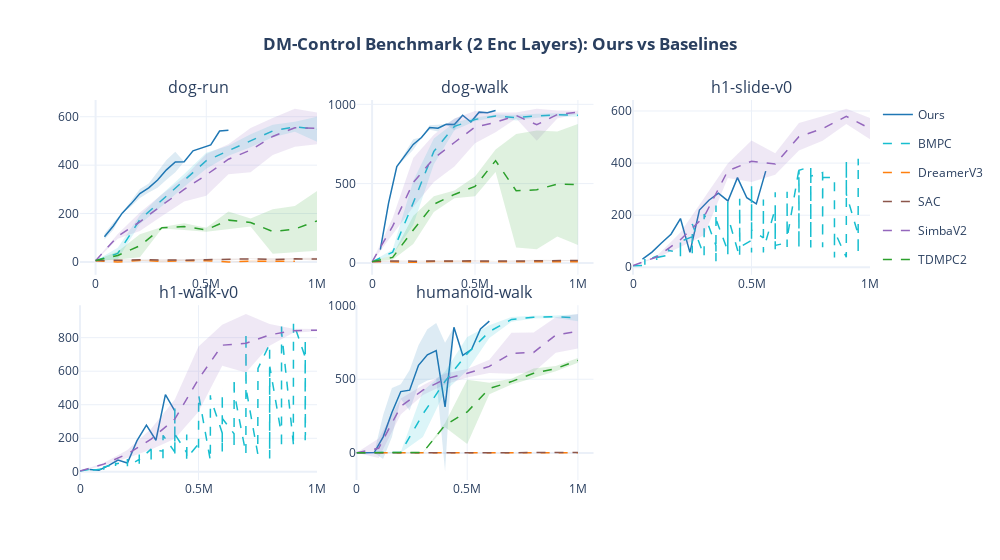

The notebook cell saved with this chart:
### Code cell
grid_fig = create_grid_figure(all_data, our_tasks, COLORS, cols=3)
grid_fig.show()

### Figure 1 — Plotly figure (JSON) as saved in the notebook; plotly's stock layout.template omitted (floating-point values rounded to 4 significant figures; data arrays with more than 128 entries replaced by an {"elided": "..."} marker saying what was removed)
{"data": [{"fill": "toself", "fillcolor": "rgba(31,119,180,0.15)", "hoverinfo": "skip", "legendgroup": "Ours", "line": {"color": "rgba(0,0,0,0)"}, "showlegend": false, "type": "scatter", "x": [40000, 80000, 120000, 160000, 200000, 240000, 280000, 320000, 360000, 400000, 440000, 480000, 520000, 560000, 600000, 600000, 560000, 520000, 480000, 440000, 400000, 360000, 320000, 280000, 240000, 200000, 160000, 120000, 80000, 40000], "xaxis": "x", "y": [116.6, 163.5, 203.5, 251.0, 301.6, 324.4, 370.7, 421.1, 455.6, 414.2, 459.4, 471.9, 483.9, 540.9, 544.5, 544.5, 540.9, 483.9, 471.9, 459.4, 414.2, 370.3, 340.2, 306.8, 287.4, 264.0, 229.1, 200.3, 133.4, 92.44], "yaxis": "y"}, {"hovertemplate": "Ours: %{y:.0f}<extra></extra>", "legendgroup": "Ours", "line": {"color": "#1f77b4", "width": 1.5}, "mode": "lines", "name": "Ours", "showlegend": true, "type": "scatter", "x": [40000, 80000, 120000, 160000, 200000, 240000, 280000, 320000, 360000, 400000, 440000, 480000, 520000, 560000, 600000], "xaxis": "x", "y": [104.5, 148.5, 201.9, 240.0, 282.8, 305.9, 338.8, 380.6, 413.0, 414.2, 459.4, 471.9, 483.9, 540.9, 544.5], "yaxis": "y"}, {"fill": "toself", "fillcolor": "rgba(23,190,207,0.15)", "hoverinfo": "skip", "legendgroup": "BMPC", "line": {"color": "rgba(0,0,0,0)"}, "showlegend": false, "type": "scatter", "x": [0, 100000, 200000, 300000, 400000, 500000, 600000, 700000, 800000, 900000, 1000000, 1000000, 900000, 800000, 700000, 600000, 500000, 400000, 300000, 200000, 100000, 0], "xaxis": "x", "y": [5.432, 58.85, 193.0, 281.2, 363.7, 451.0, 480.1, 527.9, 567.0, 578.9, 600.0, 496.3, 538.4, 515.6, 473.4, 439.0, 385.5, 311.2, 230.8, 156.7, 11.29, 4.445], "yaxis": "y"}, {"hovertemplate": "BMPC: %{y:.0f}<extra></extra>", "legendgroup": "BMPC", "line": {"color": "#17becf", "dash": "dash", "width": 1.5}, "mode": "lines", "name": "BMPC", "showlegend": true, "type": "scatter", "x": [0, 100000, 200000, 300000, 400000, 500000, 600000, 700000, 800000, 900000, 1000000], "xaxis": "x", "y": [4.939, 35.07, 174.9, 256.0, 337.4, 418.2, 459.6, 500.7, 541.3, 558.7, 548.1], "yaxis": "y"}, {"fill": "toself", "fillcolor": "rgba(255,127,14,0.15)", "hoverinfo": "skip", "legendgroup": "DreamerV3", "line": {"color": "rgba(0,0,0,0)"}, "showlegend": false, "type": "scatter", "x": [0, 100000, 200000, 300000, 400000, 500000, 600000, 700000, 900000, 900000, 700000, 600000, 500000, 400000, 300000, 200000, 100000, 0], "xaxis": "x", "y": [5.2, 0.0, 8.359, 5.07, 5.966, 5.2, 0.0, 8.088, 5.424, 0.3761, -1.388, 0.0, 5.2, 4.834, -0.8698, 4.541, 0.0, 5.2], "yaxis": "y"}, {"hovertemplate": "DreamerV3: %{y:.0f}<extra></extra>", "legendgroup": "DreamerV3", "line": {"color": "#ff7f0e", "dash": "dash", "width": 1.5}, "mode": "lines", "name": "DreamerV3", "showlegend": true, "type": "scatter", "x": [0, 100000, 200000, 300000, 400000, 500000, 600000, 700000, 900000], "xaxis": "x", "y": [5.2, 0.0, 6.45, 2.1, 5.4, 5.2, 0.0, 3.35, 2.9], "yaxis": "y"}, {"fill": "toself", "fillcolor": "rgba(140,86,75,0.15)", "hoverinfo": "skip", "legendgroup": "SAC", "line": {"color": "rgba(0,0,0,0)"}, "showlegend": false, "type": "scatter", "x": [0, 100000, 200000, 300000, 400000, 500000, 600000, 700000, 800000, 900000, 1000000, 1000000, 900000, 800000, 700000, 600000, 500000, 400000, 300000, 200000, 100000, 0], "xaxis": "x", "y": [6.554, 10.81, 10.72, 11.62, 10.07, 11.63, 13.64, 13.42, 13.77, 15.69, 17.17, 6.567, 10.11, 6.228, 11.98, 5.76, 6.833, 4.466, 5.376, 7.081, 5.855, 4.646], "yaxis": "y"}, {"hovertemplate": "SAC: %{y:.0f}<extra></extra>", "legendgroup": "SAC", "line": {"color": "#8c564b", "dash": "dash", "width": 1.5}, "mode": "lines", "name": "SAC", "showlegend": true, "type": "scatter", "x": [0, 100000, 200000, 300000, 400000, 500000, 600000, 700000, 800000, 900000, 1000000], "xaxis": "x", "y": [5.6, 8.333, 8.9, 8.5, 7.267, 9.233, 9.7, 12.7, 10.0, 12.9, 11.87], "yaxis": "y"}, {"fill": "toself", "fillcolor": "rgba(148,103,189,0.15)", "hoverinfo": "skip", "legendgroup": "SimbaV2", "line": {"color": "rgba(0,0,0,0)"}, "showlegend": false, "type": "scatter", "x": [0, 100000, 200000, 300000, 400000, 500000, 600000, 700000, 800000, 900000, 1000000, 1000000, 900000, 800000, 700000, 600000, 500000, 400000, 300000, 200000, 100000, 0], "xaxis": "x", "y": [6.996, 116.1, 204.4, 279.8, 349.2, 446.3, 486.3, 553.9, 594.8, 633.0, 617.6, 486.5, 475.9, 442.4, 371.0, 362.4, 273.3, 249.9, 189.7, 127.4, 96.27, 4.056], "yaxis": "y"}, {"hovertemplate": "SimbaV2: %{y:.0f}<extra></extra>", "legendgroup": "SimbaV2", "line": {"color": "#9467bd", "dash": "dash", "width": 1.5}, "mode": "lines", "name": "SimbaV2", "showlegend": true, "type": "scatter", "x": [0, 100000, 200000, 300000, 400000, 500000, 600000, 700000, 800000, 900000, 1000000], "xaxis": "x", "y": [5.526, 106.2, 165.9, 234.7, 299.6, 359.8, 424.3, 462.4, 518.6, 554.5, 552.1], "yaxis": "y"}, {"fill": "toself", "fillcolor": "rgba(44,160,44,0.15)", "hoverinfo": "skip", "legendgroup": "TDMPC2", "line": {"color": "rgba(0,0,0,0)"}, "showlegend": false, "type": "scatter", "x": [0, 100000, 200000, 300000, 400000, 500000, 600000, 700000, 800000, 900000, 1000000, 1000000, 900000, 800000, 700000, 600000, 500000, 400000, 300000, 200000, 100000, 0], "xaxis": "x", "y": [6.927, 43.33, 114.1, 144.1, 159.9, 141.0, 209.0, 179.8, 217.7, 231.0, 293.6, 46.14, 40.62, 33.68, 146.4, 136.7, 124.6, 132.6, 138.4, 19.69, 9.874, 4.673], "yaxis": "y"}, {"hovertemplate": "TDMPC2: %{y:.0f}<extra></extra>", "legendgroup": "TDMPC2", "line": {"color": "#2ca02c", "dash": "dash", "width": 1.5}, "mode": "lines", "name": "TDMPC2", "showlegend": true, "type": "scatter", "x": [0, 100000, 200000, 300000, 400000, 500000, 600000, 700000, 800000, 900000, 1000000], "xaxis": "x", "y": [5.8, 26.6, 66.9, 141.2, 146.2, 132.8, 172.9, 163.1, 125.7, 135.8, 169.9], "yaxis": "y"}, {"fill": "toself", "fillcolor": "rgba(31,119,180,0.15)", "hoverinfo": "skip", "legendgroup": "Ours", "line": {"color": "rgba(0,0,0,0)"}, "showlegend": false, "type": "scatter", "x": [40000, 80000, 120000, 160000, 200000, 240000, 280000, 320000, 360000, 400000, 440000, 480000, 520000, 560000, 600000, 600000, 560000, 520000, 480000, 440000, 400000, 360000, 320000, 280000, 240000, 200000, 160000, 120000, 80000, 40000], "xaxis": "x2", "y": [95.85, 389.6, 609.5, 693.5, 780.4, 792.8, 868.1, 871.6, 876.2, 909.6, 931.4, 888.7, 950.7, 946.8, 961.1, 961.1, 946.8, 950.7, 888.7, 931.4, 835.3, 872.6, 828.2, 839.8, 789.1, 714.1, 657.4, 605.2, 364.4, 70.65], "yaxis": "y2"}, {"hovertemplate": "Ours: %{y:.0f}<extra></extra>", "legendgroup": "Ours", "line": {"color": "#1f77b4", "width": 1.5}, "mode": "lines", "name": "Ours", "showlegend": false, "type": "scatter", "x": [40000, 80000, 120000, 160000, 200000, 240000, 280000, 320000, 360000, 400000, 440000, 480000, 520000, 560000, 600000], "xaxis": "x2", "y": [83.25, 377.0, 607.4, 675.4, 747.2, 791.0, 853.9, 849.9, 874.4, 872.4, 931.4, 888.7, 950.7, 946.8, 961.1], "yaxis": "y2"}, {"fill": "toself", "fillcolor": "rgba(23,190,207,0.15)", "hoverinfo": "skip", "legendgroup": "BMPC", "line": {"color": "rgba(0,0,0,0)"}, "showlegend": false, "type": "scatter", "x": [0, 100000, 200000, 300000, 400000, 500000, 600000, 700000, 800000, 900000, 1000000, 1000000, 900000, 800000, 700000, 600000, 500000, 400000, 300000, 200000, 100000, 0], "xaxis": "x2", "y": [9.121, 83.91, 518.6, 784.0, 885.6, 916.4, 935.3, 934.4, 940.0, 944.0, 941.6, 921.7, 923.4, 914.9, 898.6, 918.3, 893.0, 836.1, 622.7, 239.2, 51.97, 6.19], "yaxis": "y2"}, {"hovertemplate": "BMPC: %{y:.0f}<extra></extra>", "legendgroup": "BMPC", "line": {"color": "#17becf", "dash": "dash", "width": 1.5}, "mode": "lines", "name": "BMPC", "showlegend": false, "type": "scatter", "x": [0, 100000, 200000, 300000, 400000, 500000, 600000, 700000, 800000, 900000, 1000000], "xaxis": "x2", "y": [7.656, 67.94, 378.9, 703.3, 860.9, 904.7, 926.8, 916.5, 927.5, 933.7, 931.6], "yaxis": "y2"}, {"fill": "toself", "fillcolor": "rgba(255,127,14,0.15)", "hoverinfo": "skip", "legendgroup": "DreamerV3", "line": {"color": "rgba(0,0,0,0)"}, "showlegend": false, "type": "scatter", "x": [0, 200000, 300000, 500000, 800000, 900000, 1000000, 1000000, 900000, 800000, 500000, 300000, 200000, 0], "xaxis": "x2", "y": [9.0, 3.8, 12.31, 7.417, 7.328, 7.366, 7.1, 7.1, 6.234, 5.772, 5.583, 5.385, 3.8, 9.0], "yaxis": "y2"}, {"hovertemplate": "DreamerV3: %{y:.0f}<extra></extra>", "legendgroup": "DreamerV3", "line": {"color": "#ff7f0e", "dash": "dash", "width": 1.5}, "mode": "lines", "name": "DreamerV3", "showlegend": false, "type": "scatter", "x": [0, 200000, 300000, 500000, 800000, 900000, 1000000], "xaxis": "x2", "y": [9.0, 3.8, 8.85, 6.5, 6.55, 6.8, 7.1], "yaxis": "y2"}, {"fill": "toself", "fillcolor": "rgba(140,86,75,0.15)", "hoverinfo": "skip", "legendgroup": "SAC", "line": {"color": "rgba(0,0,0,0)"}, "showlegend": false, "type": "scatter", "x": [0, 100000, 200000, 300000, 400000, 500000, 600000, 700000, 800000, 900000, 1000000, 1000000, 900000, 800000, 700000, 600000, 500000, 400000, 300000, 200000, 100000, 0], "xaxis": "x2", "y": [9.848, 15.89, 13.97, 14.75, 16.14, 17.13, 11.57, 17.67, 20.35, 17.68, 18.5, 12.1, 10.72, 11.51, 7.792, 11.16, 8.941, 9.196, 10.98, 8.168, 9.309, 6.219], "yaxis": "y2"}, {"hovertemplate": "SAC: %{y:.0f}<extra></extra>", "legendgroup": "SAC", "line": {"color": "#8c564b", "dash": "dash", "width": 1.5}, "mode": "lines", "name": "SAC", "showlegend": false, "type": "scatter", "x": [0, 100000, 200000, 300000, 400000, 500000, 600000, 700000, 800000, 900000, 1000000], "xaxis": "x2", "y": [8.033, 12.6, 11.07, 12.87, 12.67, 13.03, 11.37, 12.73, 15.93, 14.2, 15.3], "yaxis": "y2"}, {"fill": "toself", "fillcolor": "rgba(148,103,189,0.15)", "hoverinfo": "skip", "legendgroup": "SimbaV2", "line": {"color": "rgba(0,0,0,0)"}, "showlegend": false, "type": "scatter", "x": [0, 100000, 200000, 300000, 400000, 500000, 600000, 700000, 800000, 900000, 1000000, 1000000, 900000, 800000, 700000, 600000, 500000, 400000, 300000, 200000, 100000, 0], "xaxis": "x2", "y": [9.212, 282.7, 661.3, 808.2, 910.9, 958.1, 948.8, 948.6, 972.2, 961.9, 959.3, 941.4, 910.2, 770.2, 910.3, 824.5, 755.2, 607.6, 510.3, 352.5, 180.7, 5.21], "yaxis": "y2"}, {"hovertemplate": "SimbaV2: %{y:.0f}<extra></extra>", "legendgroup": "SimbaV2", "line": {"color": "#9467bd", "dash": "dash", "width": 1.5}, "mode": "lines", "name": "SimbaV2", "showlegend": false, "type": "scatter", "x": [0, 100000, 200000, 300000, 400000, 500000, 600000, 700000, 800000, 900000, 1000000], "xaxis": "x2", "y": [7.211, 231.7, 506.9, 659.2, 759.2, 856.6, 886.6, 929.5, 871.2, 936.0, 950.3], "yaxis": "y2"}, {"fill": "toself", "fillcolor": "rgba(44,160,44,0.15)", "hoverinfo": "skip", "legendgroup": "TDMPC2", "line": {"color": "rgba(0,0,0,0)"}, "showlegend": false, "type": "scatter", "x": [0, 100000, 200000, 300000, 400000, 500000, 600000, 700000, 800000, 900000, 1000000, 1000000, 900000, 800000, 700000, 600000, 500000, 400000, 300000, 200000, 100000, 0], "xaxis": "x2", "y": [9.376, 49.45, 295.4, 419.9, 456.1, 544.9, 715.6, 812.4, 835.4, 828.3, 875.3, 112.6, 166.2, 86.77, 97.51, 574.0, 420.4, 407.6, 320.3, 120.0, 19.82, 6.891], "yaxis": "y2"}, {"hovertemplate": "TDMPC2: %{y:.0f}<extra></extra>", "legendgroup": "TDMPC2", "line": {"color": "#2ca02c", "dash": "dash", "width": 1.5}, "mode": "lines", "name": "TDMPC2", "showlegend": false, "type": "scatter", "x": [0, 100000, 200000, 300000, 400000, 500000, 600000, 700000, 800000, 900000, 1000000], "xaxis": "x2", "y": [8.133, 34.63, 207.7, 370.1, 431.9, 482.6, 644.8, 454.9, 461.1, 497.2, 493.9], "yaxis": "y2"}, {"fill": "toself", "fillcolor": "rgba(31,119,180,0.15)", "hoverinfo": "skip", "legendgroup": "Ours", "line": {"color": "rgba(0,0,0,0)"}, "showlegend": false, "type": "scatter", "x": [40003, 80120, 120032, 160420, 200243, 240171, 280256, 320281, 360276, 400654, 440795, 480186, 520266, 560016, 560016, 520266, 480186, 440795, 400654, 360276, 320281, 280256, 240171, 200243, 160420, 120032, 80120, 40003], "xaxis": "x3", "y": [31.45, 58.31, 93.44, 126.9, 187.1, 57.23, 219.7, 257.4, 284.8, 254.7, 344.3, 267.1, 243.5, 369.0, 369.0, 243.5, 267.1, 344.3, 254.7, 284.8, 257.4, 219.7, 57.23, 187.1, 126.9, 93.44, 58.31, 31.45], "yaxis": "y3"}, {"hovertemplate": "Ours: %{y:.0f}<extra></extra>", "legendgroup": "Ours", "line": {"color": "#1f77b4", "width": 1.5}, "mode": "lines", "name": "Ours", "showlegend": false, "type": "scatter", "x": [40003, 80120, 120032, 160420, 200243, 240171, 280256, 320281, 360276, 400654, 440795, 480186, 520266, 560016], "xaxis": "x3", "y": [31.45, 58.31, 93.44, 126.9, 187.1, 57.23, 219.7, 257.4, 284.8, 254.7, 344.3, 267.1, 243.5, 369.0], "yaxis": "y3"}, {"fill": "toself", "fillcolor": "rgba(23,190,207,0.15)", "hoverinfo": "skip", "legendgroup": "BMPC", "line": {"color": "rgba(0,0,0,0)"}, "showlegend": false, "type": "scatter", "x": {"elided": "372 int values"}, "xaxis": "x3", "y": {"elided": "372 float values"}, "yaxis": "y3"}, {"hovertemplate": "BMPC: %{y:.0f}<extra></extra>", "legendgroup": "BMPC", "line": {"color": "#17becf", "dash": "dash", "width": 1.5}, "mode": "lines", "name": "BMPC", "showlegend": false, "type": "scatter", "x": {"elided": "186 int values"}, "xaxis": "x3", "y": {"elided": "186 float values"}, "yaxis": "y3"}, {"fill": "toself", "fillcolor": "rgba(148,103,189,0.15)", "hoverinfo": "skip", "legendgroup": "SimbaV2", "line": {"color": "rgba(0,0,0,0)"}, "showlegend": false, "type": "scatter", "x": [0, 100000, 200000, 300000, 400000, 500000, 600000, 700000, 800000, 900000, 1000000, 1000000, 900000, 800000, 700000, 600000, 500000, 400000, 300000, 200000, 100000, 0], "xaxis": "x3", "y": [7.323, 43.48, 133.8, 265.8, 398.1, 487.1, 437.8, 554.3, 579.5, 608.6, 573.1, 492.0, 550.4, 485.4, 447.9, 354.8, 327.0, 342.6, 122.7, 78.19, 35.28, 6.898], "yaxis": "y3"}, {"hovertemplate": "SimbaV2: %{y:.0f}<extra></extra>", "legendgroup": "SimbaV2", "line": {"color": "#9467bd", "dash": "dash", "width": 1.5}, "mode": "lines", "name": "SimbaV2", "showlegend": false, "type": "scatter", "x": [0, 100000, 200000, 300000, 400000, 500000, 600000, 700000, 800000, 900000, 1000000], "xaxis": "x3", "y": [7.111, 39.38, 106.0, 194.3, 370.3, 407.0, 396.3, 501.1, 532.4, 579.5, 532.6], "yaxis": "y3"}, {"fill": "toself", "fillcolor": "rgba(31,119,180,0.15)", "hoverinfo": "skip", "legendgroup": "Ours", "line": {"color": "rgba(0,0,0,0)"}, "showlegend": false, "type": "scatter", "x": [40075, 80060, 120021, 160131, 200012, 240031, 280225, 320400, 360407, 400034, 400034, 360407, 320400, 280225, 240031, 200012, 160131, 120021, 80060, 40075], "xaxis": "x4", "y": [13.85, 9.434, 36.93, 69.9, 52.63, 184.1, 278.5, 188.2, 460.3, 362.9, 362.9, 460.3, 188.2, 278.5, 184.1, 52.63, 69.9, 36.93, 9.434, 13.85], "yaxis": "y4"}, {"hovertemplate": "Ours: %{y:.0f}<extra></extra>", "legendgroup": "Ours", "line": {"color": "#1f77b4", "width": 1.5}, "mode": "lines", "name": "Ours", "showlegend": false, "type": "scatter", "x": [40075, 80060, 120021, 160131, 200012, 240031, 280225, 320400, 360407, 400034], "xaxis": "x4", "y": [13.85, 9.434, 36.93, 69.9, 52.63, 184.1, 278.5, 188.2, 460.3, 362.9], "yaxis": "y4"}, {"fill": "toself", "fillcolor": "rgba(23,190,207,0.15)", "hoverinfo": "skip", "legendgroup": "BMPC", "line": {"color": "rgba(0,0,0,0)"}, "showlegend": false, "type": "scatter", "x": {"elided": "376 int values"}, "xaxis": "x4", "y": {"elided": "376 float values"}, "yaxis": "y4"}, {"hovertemplate": "BMPC: %{y:.0f}<extra></extra>", "legendgroup": "BMPC", "line": {"color": "#17becf", "dash": "dash", "width": 1.5}, "mode": "lines", "name": "BMPC", "showlegend": false, "type": "scatter", "x": {"elided": "188 int values"}, "xaxis": "x4", "y": {"elided": "188 float values"}, "yaxis": "y4"}, {"fill": "toself", "fillcolor": "rgba(148,103,189,0.15)", "hoverinfo": "skip", "legendgroup": "SimbaV2", "line": {"color": "rgba(0,0,0,0)"}, "showlegend": false, "type": "scatter", "x": [0, 100000, 200000, 300000, 400000, 500000, 600000, 700000, 800000, 900000, 1000000, 1000000, 900000, 800000, 700000, 600000, 500000, 400000, 300000, 200000, 100000, 0], "xaxis": "x4", "y": [5.861, 52.86, 129.6, 257.4, 431.4, 747.9, 877.3, 941.5, 882.2, 853.7, 851.7, 837.6, 829.1, 751.4, 591.6, 633.0, 357.8, 197.3, 132.7, 82.78, 38.37, 3.973], "yaxis": "y4"}, {"hovertemplate": "SimbaV2: %{y:.0f}<extra></extra>", "legendgroup": "SimbaV2", "line": {"color": "#9467bd", "dash": "dash", "width": 1.5}, "mode": "lines", "name": "SimbaV2", "showlegend": false, "type": "scatter", "x": [0, 100000, 200000, 300000, 400000, 500000, 600000, 700000, 800000, 900000, 1000000], "xaxis": "x4", "y": [4.917, 45.61, 106.2, 195.0, 314.3, 552.9, 755.2, 766.6, 816.8, 841.4, 844.7], "yaxis": "y4"}, {"fill": "toself", "fillcolor": "rgba(31,119,180,0.15)", "hoverinfo": "skip", "legendgroup": "Ours", "line": {"color": "rgba(0,0,0,0)"}, "showlegend": false, "type": "scatter", "x": [40000, 80000, 120000, 160000, 200000, 240000, 280000, 320000, 360000, 400000, 440000, 480000, 520000, 560000, 600000, 600000, 560000, 520000, 480000, 440000, 400000, 360000, 320000, 280000, 240000, 200000, 160000, 120000, 80000, 40000], "xaxis": "x5", "y": [1.732, 2.634, 256.3, 441.3, 466.2, 562.9, 730.9, 839.6, 881.8, 747.9, 853.0, 662.8, 703.6, 841.3, 894.9, 894.9, 841.3, 703.6, 662.8, 853.0, -124.8, 506.2, 492.2, 458.3, 288.2, 366.4, 107.7, -41.49, 1.62, 1.135], "yaxis": "y5"}, {"hovertemplate": "Ours: %{y:.0f}<extra></extra>", "legendgroup": "Ours", "line": {"color": "#1f77b4", "width": 1.5}, "mode": "lines", "name": "Ours", "showlegend": false, "type": "scatter", "x": [40000, 80000, 120000, 160000, 200000, 240000, 280000, 320000, 360000, 400000, 440000, 480000, 520000, 560000, 600000], "xaxis": "x5", "y": [1.434, 2.127, 107.4, 274.5, 416.3, 425.6, 594.6, 665.9, 694.0, 311.5, 853.0, 662.8, 703.6, 841.3, 894.9], "yaxis": "y5"}, {"fill": "toself", "fillcolor": "rgba(23,190,207,0.15)", "hoverinfo": "skip", "legendgroup": "BMPC", "line": {"color": "rgba(0,0,0,0)"}, "showlegend": false, "type": "scatter", "x": [0, 100000, 200000, 300000, 400000, 500000, 600000, 700000, 800000, 900000, 1000000, 1000000, 900000, 800000, 700000, 600000, 500000, 400000, 300000, 200000, 100000, 0], "xaxis": "x5", "y": [1.202, 1.215, 6.677, 420.8, 552.8, 787.0, 866.5, 922.4, 930.7, 932.9, 941.8, 892.9, 916.2, 912.1, 889.4, 780.7, 559.9, 419.1, 107.2, 1.167, 1.059, 0.9168], "yaxis": "y5"}, {"hovertemplate": "BMPC: %{y:.0f}<extra></extra>", "legendgroup": "BMPC", "line": {"color": "#17becf", "dash": "dash", "width": 1.5}, "mode": "lines", "name": "BMPC", "showlegend": false, "type": "scatter", "x": [0, 100000, 200000, 300000, 400000, 500000, 600000, 700000, 800000, 900000, 1000000], "xaxis": "x5", "y": [1.059, 1.137, 3.922, 264.0, 486.0, 673.4, 823.6, 905.9, 921.4, 924.6, 917.4], "yaxis": "y5"}, {"fill": "toself", "fillcolor": "rgba(255,127,14,0.15)", "hoverinfo": "skip", "legendgroup": "DreamerV3", "line": {"color": "rgba(0,0,0,0)"}, "showlegend": false, "type": "scatter", "x": [100000, 200000, 300000, 400000, 500000, 600000, 700000, 1000000, 1000000, 700000, 600000, 500000, 400000, 300000, 200000, 100000], "xaxis": "x5", "y": [0.6, 1.3, 1.79, 1.3, 1.021, 0.7, 1.4, 1.1, 1.1, 1.4, 0.7, 0.8793, 1.3, -0.1899, 1.3, 0.6], "yaxis": "y5"}, {"hovertemplate": "DreamerV3: %{y:.0f}<extra></extra>", "legendgroup": "DreamerV3", "line": {"color": "#ff7f0e", "dash": "dash", "width": 1.5}, "mode": "lines", "name": "DreamerV3", "showlegend": false, "type": "scatter", "x": [100000, 200000, 300000, 400000, 500000, 600000, 700000, 1000000], "xaxis": "x5", "y": [0.6, 1.3, 0.8, 1.3, 0.95, 0.7, 1.4, 1.1], "yaxis": "y5"}, {"fill": "toself", "fillcolor": "rgba(140,86,75,0.15)", "hoverinfo": "skip", "legendgroup": "SAC", "line": {"color": "rgba(0,0,0,0)"}, "showlegend": false, "type": "scatter", "x": [0, 100000, 200000, 300000, 400000, 500000, 600000, 700000, 800000, 900000, 1000000, 1000000, 900000, 800000, 700000, 600000, 500000, 400000, 300000, 200000, 100000, 0], "xaxis": "x5", "y": [0.8911, 1.365, 1.318, 1.639, 1.585, 1.746, 2.183, 2.383, 2.529, 2.45, 2.52, 1.48, 1.617, 1.471, 1.55, 1.35, 1.054, 1.082, 0.6941, 0.815, 0.8354, 0.7756], "yaxis": "y5"}, {"hovertemplate": "SAC: %{y:.0f}<extra></extra>", "legendgroup": "SAC", "line": {"color": "#8c564b", "dash": "dash", "width": 1.5}, "mode": "lines", "name": "SAC", "showlegend": false, "type": "scatter", "x": [0, 100000, 200000, 300000, 400000, 500000, 600000, 700000, 800000, 900000, 1000000], "xaxis": "x5", "y": [0.8333, 1.1, 1.067, 1.167, 1.333, 1.4, 1.767, 1.967, 2.0, 2.033, 2.0], "yaxis": "y5"}, {"fill": "toself", "fillcolor": "rgba(148,103,189,0.15)", "hoverinfo": "skip", "legendgroup": "SimbaV2", "line": {"color": "rgba(0,0,0,0)"}, "showlegend": false, "type": "scatter", "x": [0, 100000, 200000, 300000, 400000, 500000, 600000, 700000, 800000, 900000, 1000000, 1000000, 900000, 800000, 700000, 600000, 500000, 400000, 300000, 200000, 100000, 0], "xaxis": "x5", "y": [0.9021, 97.31, 369.7, 459.3, 538.5, 568.9, 632.0, 814.8, 816.9, 920.9, 943.3, 709.3, 679.4, 546.9, 537.6, 542.7, 511.6, 463.6, 392.8, 261.2, -34.29, 0.6828], "yaxis": "y5"}, {"hovertemplate": "SimbaV2: %{y:.0f}<extra></extra>", "legendgroup": "SimbaV2", "line": {"color": "#9467bd", "dash": "dash", "width": 1.5}, "mode": "lines", "name": "SimbaV2", "showlegend": false, "type": "scatter", "x": [0, 100000, 200000, 300000, 400000, 500000, 600000, 700000, 800000, 900000, 1000000], "xaxis": "x5", "y": [0.7924, 31.51, 315.5, 426.0, 501.0, 540.2, 587.4, 676.2, 681.9, 800.2, 826.3], "yaxis": "y5"}, {"fill": "toself", "fillcolor": "rgba(44,160,44,0.15)", "hoverinfo": "skip", "legendgroup": "TDMPC2", "line": {"color": "rgba(0,0,0,0)"}, "showlegend": false, "type": "scatter", "x": [0, 100000, 200000, 300000, 400000, 500000, 600000, 700000, 800000, 900000, 1000000, 1000000, 900000, 800000, 700000, 600000, 500000, 400000, 300000, 200000, 100000, 0], "xaxis": "x5", "y": [1.264, 1.582, 1.961, 4.4, 203.0, 496.3, 476.2, 503.6, 572.8, 589.6, 644.5, 612.0, 554.6, 507.2, 464.5, 397.6, 59.84, 174.6, 1.6, 1.239, 1.351, 0.8024], "yaxis": "y5"}, {"hovertemplate": "TDMPC2: %{y:.0f}<extra></extra>", "legendgroup": "TDMPC2", "line": {"color": "#2ca02c", "dash": "dash", "width": 1.5}, "mode": "lines", "name": "TDMPC2", "showlegend": false, "type": "scatter", "x": [0, 100000, 200000, 300000, 400000, 500000, 600000, 700000, 800000, 900000, 1000000], "xaxis": "x5", "y": [1.033, 1.467, 1.6, 3.0, 188.8, 278.1, 436.9, 484.1, 540.0, 572.1, 628.2], "yaxis": "y5"}], "layout": {"annotations": [{"font": {"size": 16}, "showarrow": false, "text": "dog-run", "x": 0.15, "xanchor": "center", "xref": "paper", "y": 1, "yanchor": "bottom", "yref": "paper"}, {"font": {"size": 16}, "showarrow": false, "text": "dog-walk", "x": 0.5, "xanchor": "center", "xref": "paper", "y": 1, "yanchor": "bottom", "yref": "paper"}, {"font": {"size": 16}, "showarrow": false, "text": "h1-slide-v0", "x": 0.85, "xanchor": "center", "xref": "paper", "y": 1, "yanchor": "bottom", "yref": "paper"}, {"font": {"size": 16}, "showarrow": false, "text": "h1-walk-v0", "x": 0.15, "xanchor": "center", "xref": "paper", "y": 0.46, "yanchor": "bottom", "yref": "paper"}, {"font": {"size": 16}, "showarrow": false, "text": "humanoid-walk", "x": 0.5, "xanchor": "center", "xref": "paper", "y": 0.46, "yanchor": "bottom", "yref": "paper"}], "height": 560, "legend": {"bgcolor": "rgba(255,255,255,0.9)", "x": 1.01, "y": 1}, "showlegend": true, "title": {"text": "<b>DM-Control Benchmark (2 Enc Layers): Ours vs Baselines</b>", "x": 0.5}, "width": 1000, "xaxis": {"anchor": "y", "domain": [0, 0.3]}, "xaxis2": {"anchor": "y2", "domain": [0.35, 0.65]}, "xaxis3": {"anchor": "y3", "domain": [0.7, 1]}, "xaxis4": {"anchor": "y4", "domain": [0, 0.3]}, "xaxis5": {"anchor": "y5", "domain": [0.35, 0.65]}, "xaxis6": {"anchor": "y6", "domain": [0.7, 1]}, "yaxis": {"anchor": "x", "domain": [0.54, 1]}, "yaxis2": {"anchor": "x2", "domain": [0.54, 1]}, "yaxis3": {"anchor": "x3", "domain": [0.54, 1]}, "yaxis4": {"anchor": "x4", "domain": [0, 0.46]}, "yaxis5": {"anchor": "x5", "domain": [0, 0.46]}, "yaxis6": {"anchor": "x6", "domain": [0, 0.46]}}}
